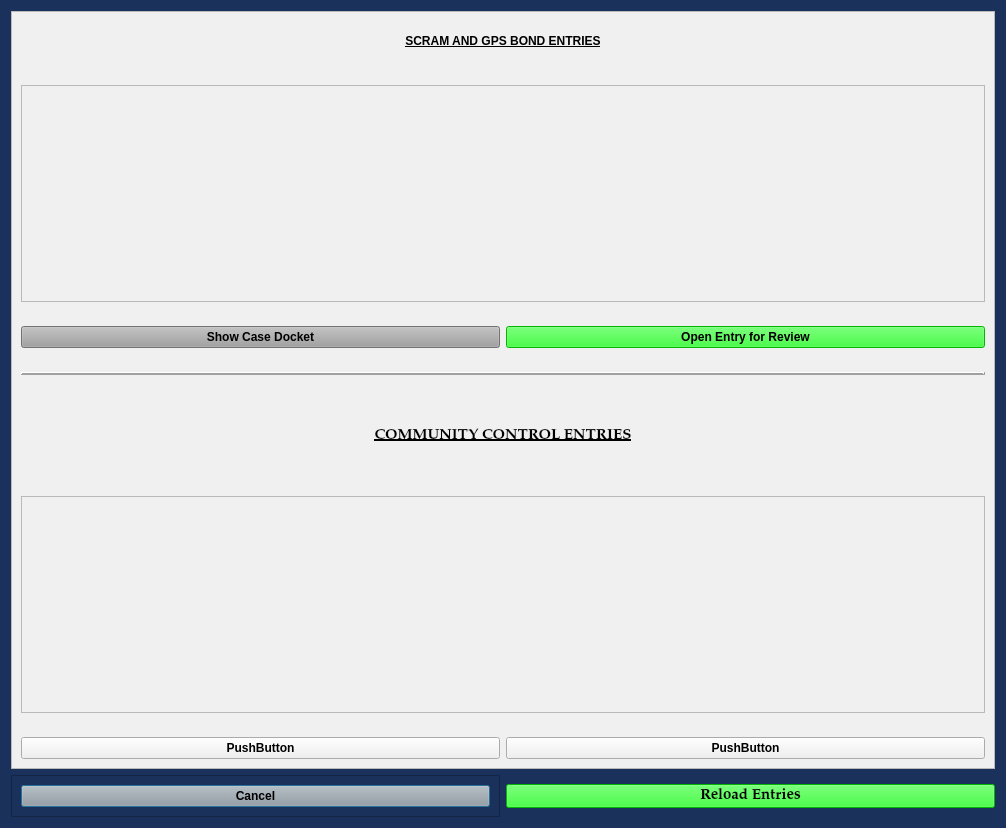
<?xml version="1.0" encoding="UTF-8"?>
<ui version="4.0">
 <class>ProbationWorkflowDialog</class>
 <widget class="QDialog" name="ProbationWorkflowDialog">
  <property name="windowModality">
   <enum>Qt::WindowModal</enum>
  </property>
  <property name="geometry">
   <rect>
    <x>0</x>
    <y>0</y>
    <width>1006</width>
    <height>828</height>
   </rect>
  </property>
  <property name="sizePolicy">
   <sizepolicy hsizetype="Preferred" vsizetype="Preferred">
    <horstretch>0</horstretch>
    <verstretch>0</verstretch>
   </sizepolicy>
  </property>
  <property name="minimumSize">
   <size>
    <width>0</width>
    <height>0</height>
   </size>
  </property>
  <property name="font">
   <font>
    <family>Palatino Linotype</family>
    <pointsize>11</pointsize>
    <weight>9</weight>
    <italic>false</italic>
    <bold>false</bold>
   </font>
  </property>
  <property name="windowTitle">
   <string>Probation Workflow</string>
  </property>
  <property name="styleSheet">
   <string notr="true">background-color: rgb(25, 49, 91);
font: 75 11pt &quot;Palatino Linotype&quot;;</string>
  </property>
  <layout class="QGridLayout" name="gridLayout" rowstretch="4,0">
   <item row="1" column="0">
    <widget class="QFrame" name="frame">
     <property name="font">
      <font>
       <family>Palatino Linotype</family>
       <pointsize>11</pointsize>
       <weight>75</weight>
       <italic>false</italic>
       <bold>true</bold>
      </font>
     </property>
     <property name="styleSheet">
      <string notr="true">font: 75 11pt &quot;Palatino Linotype&quot;;
font-weight: bold;</string>
     </property>
     <property name="frameShape">
      <enum>QFrame::StyledPanel</enum>
     </property>
     <property name="frameShadow">
      <enum>QFrame::Raised</enum>
     </property>
     <layout class="QGridLayout" name="gridLayout_4">
      <item row="1" column="1">
       <widget class="QPushButton" name="cancel_Button">
        <property name="styleSheet">
         <string notr="true">background-color: rgb(160, 160, 160);
font-weight: bold;</string>
        </property>
        <property name="text">
         <string>Cancel</string>
        </property>
       </widget>
      </item>
     </layout>
    </widget>
   </item>
   <item row="1" column="1">
    <widget class="QPushButton" name="reload_entries_Button">
     <property name="styleSheet">
      <string notr="true">background-color: rgb(0, 255, 0);
font: 75 11pt &quot;Palatino Linotype&quot;;
font-weight: bold;</string>
     </property>
     <property name="text">
      <string>Reload Entries</string>
     </property>
    </widget>
   </item>
   <item row="0" column="0" colspan="2">
    <widget class="QFrame" name="frame_3">
     <property name="sizePolicy">
      <sizepolicy hsizetype="Preferred" vsizetype="Preferred">
       <horstretch>0</horstretch>
       <verstretch>0</verstretch>
      </sizepolicy>
     </property>
     <property name="font">
      <font>
       <family>Palatino Linotype</family>
       <pointsize>11</pointsize>
       <weight>75</weight>
       <italic>false</italic>
       <bold>true</bold>
      </font>
     </property>
     <property name="styleSheet">
      <string notr="true">background-color: rgb(240, 240, 240);
font-weight: bold;</string>
     </property>
     <property name="frameShape">
      <enum>QFrame::StyledPanel</enum>
     </property>
     <property name="frameShadow">
      <enum>QFrame::Raised</enum>
     </property>
     <layout class="QGridLayout" name="gridLayout_2" rowstretch="1,2,1,1,1,1,3,1">
      <property name="verticalSpacing">
       <number>24</number>
      </property>
      <item row="6" column="0" colspan="2">
       <widget class="QListWidget" name="community_control_entries_listWidget"/>
      </item>
      <item row="0" column="0" colspan="2">
       <widget class="QLabel" name="label">
        <property name="maximumSize">
         <size>
          <width>16777215</width>
          <height>40</height>
         </size>
        </property>
        <property name="text">
         <string>&lt;html&gt;&lt;head/&gt;&lt;body&gt;&lt;p&gt;&lt;span style=&quot; text-decoration: underline;&quot;&gt;SCRAM AND GPS BOND ENTRIES&lt;/span&gt;&lt;/p&gt;&lt;/body&gt;&lt;/html&gt;</string>
        </property>
        <property name="alignment">
         <set>Qt::AlignCenter</set>
        </property>
       </widget>
      </item>
      <item row="4" column="0" colspan="2">
       <widget class="Line" name="line">
        <property name="frameShadow">
         <enum>QFrame::Raised</enum>
        </property>
        <property name="lineWidth">
         <number>2</number>
        </property>
        <property name="orientation">
         <enum>Qt::Horizontal</enum>
        </property>
       </widget>
      </item>
      <item row="1" column="0" rowspan="2" colspan="2">
       <widget class="QListWidget" name="scram_gps_entries_listWidget"/>
      </item>
      <item row="3" column="1">
       <widget class="QPushButton" name="open_entry_Button">
        <property name="styleSheet">
         <string notr="true">background-color: rgb(0, 255, 0);
font: 75 11pt &quot;Palatino Linotype&quot;;
font-weight: bold;</string>
        </property>
        <property name="text">
         <string>Open Entry for Review</string>
        </property>
       </widget>
      </item>
      <item row="3" column="0">
       <widget class="QPushButton" name="show_docket_Button">
        <property name="styleSheet">
         <string notr="true">background-color: rgb(160, 160, 160);
font-weight: bold;</string>
        </property>
        <property name="text">
         <string>Show Case Docket</string>
        </property>
       </widget>
      </item>
      <item row="5" column="0" colspan="2">
       <widget class="QLabel" name="label_2">
        <property name="font">
         <font>
          <family>Palatino Linotype</family>
          <pointsize>11</pointsize>
          <weight>75</weight>
          <italic>false</italic>
          <bold>true</bold>
          <underline>true</underline>
         </font>
        </property>
        <property name="text">
         <string>COMMUNITY CONTROL ENTRIES</string>
        </property>
        <property name="alignment">
         <set>Qt::AlignCenter</set>
        </property>
       </widget>
      </item>
      <item row="7" column="0">
       <widget class="QPushButton" name="pushButton">
        <property name="text">
         <string>PushButton</string>
        </property>
       </widget>
      </item>
      <item row="7" column="1">
       <widget class="QPushButton" name="pushButton_2">
        <property name="text">
         <string>PushButton</string>
        </property>
       </widget>
      </item>
     </layout>
    </widget>
   </item>
  </layout>
 </widget>
 <resources/>
 <connections/>
 <slots>
  <slot>proceed_to_ability_to_pay()</slot>
  <slot>close_window()</slot>
  <slot>add_offense()</slot>
  <slot>amend_offense()</slot>
  <slot>proceed_to_sentencing()</slot>
 </slots>
</ui>
